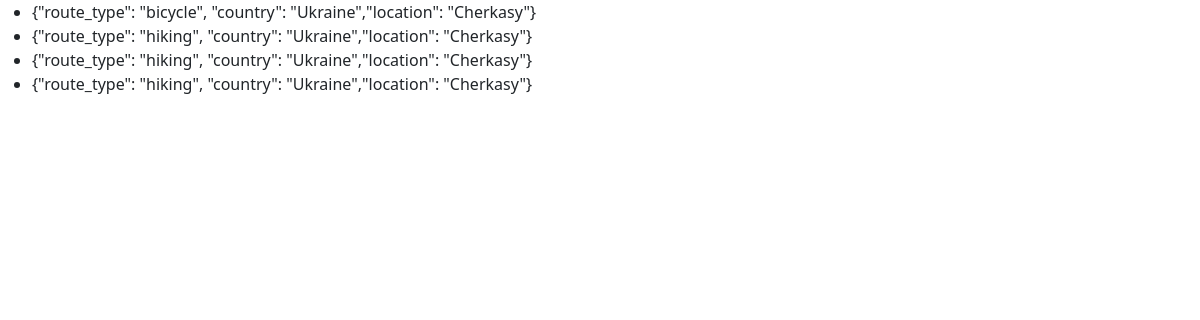
Page /route/ on the committed database.
### route/models.py (models this page shows, shortened)
class Route(models.Model):
    class RouteType(models.TextChoices):
        bicycle_route = 'bicycle', gettext_lazy('bicycle')
        hiking_route = 'hiking', gettext_lazy('hiking')
    route_name = models.CharField(max_length=255, null=True)
    route_type = models.CharField(max_length=50, choices=RouteType.choices, default=RouteType.hiking_route)
    departure = models.IntegerField()
    stopping = models.JSONField()
    destination = models.IntegerField()
    country = models.CharField(max_length=50)
    location = models.CharField(max_length=50)
    description = models.TextField()
    duration = models.IntegerField()
    class Meta:
        verbose_name = 'Route'
        verbose_name_plural = 'Routes'

### route/views.py (the view)
# urls.py: path('', views.filter_route, name='all_routes'),
def filter_route(request, route_type=None, country=None, location=None):
    query_filter = {}
    if route_type is not None:
        query_filter['route_type'] = route_type
    if country is not None:
        query_filter['country'] = country
    if location is not None:
        query_filter['location'] = location
    result = models.Route.objects.all().filter(**query_filter)
    return render(request, 'route/filter_route.html', {'result': result})

### templates/route/filter_route.html (shortened to what this page needs)
{% extends 'route/layout.html' %}
{% block content %}
    <ul>
        {% for itm in result %}
            <li>
                {"route_type": "{{ itm.route_type }}", "country": "{{ itm.country }}","location":
                "{{ itm.location }}"}
            </li>
        {% endfor %}
    </ul>
{% endblock %}

### rows in the picture
Route: route_type "bicycle", country "Ukraine", location "Cherkasy"
Route: route_type "hiking", country "Ukraine", location "Cherkasy"
Route: route_type "hiking", country "Ukraine", location "Cherkasy"
Route: route_type "hiking", country "Ukraine", location "Cherkasy"
